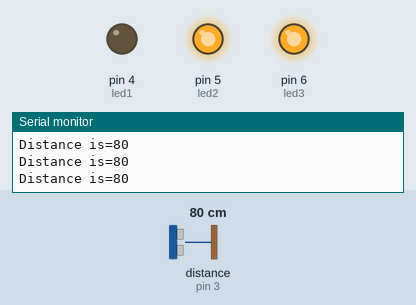
Simulated run of this sketch. Board: Arduino Uno, built with avr-gcc and run on an emulated ATmega328P. Parts: output pins drawn as LEDs (lit = HIGH), the last lines printed to the serial monitor. Wiring (inferred from the names in the program): ultrasonic range finder: trigger pin 2; echo pin 3. Inputs (shaded band) come from the test bench; at power-on: distance to the obstacle (sensor on pin 3) 80 cm. The echo pulse lasts 58.3 µs per cm; pins used as bus, display or sensor lines are not drawn.

Above: at 1.2 s.
1.3 s: distance to the obstacle (sensor on pin 3) set to 2 cm
At 2.5 s:
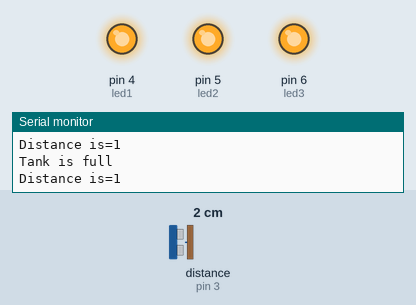
2.8 s: distance to the obstacle (sensor on pin 3) set to 120 cm
At 3.2 s:
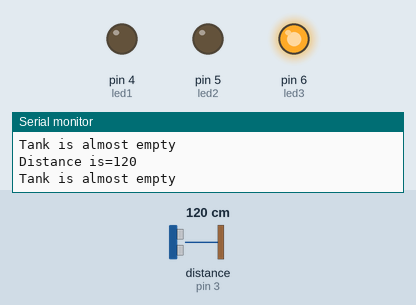
4.3 s: distance to the obstacle (sensor on pin 3) set to 4 cm
At 5.2 s:
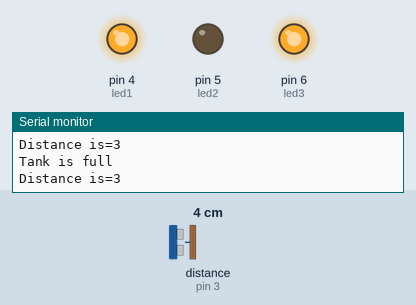
5.8 s: distance to the obstacle (sensor on pin 3) set to 299 cm
At 6.2 s:
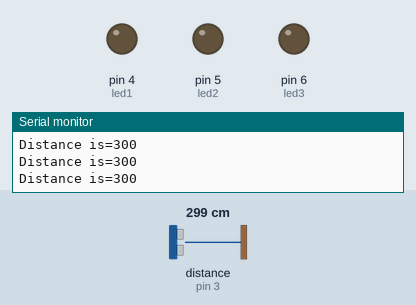
7.3 s: distance to the obstacle (sensor on pin 3) set to 295 cm
At 8.4 s:
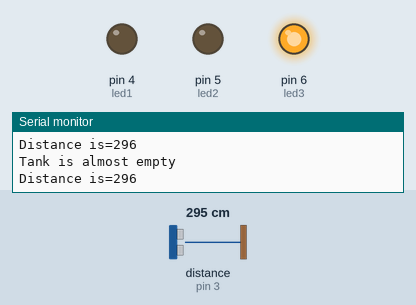
Timing chart, 0 to 10.3 s (numbered marks = the images above; inputs shaded):
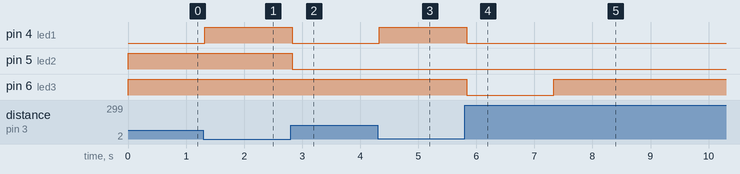

Measured:
- the behaviour switches between 299 and 298 cm on distance to the obstacle (sensor on pin 3) (found by bisection; images 4 and 5)
- after the input at 1.3 s, pin 4 (led1): LOW → HIGH at once
- after the input at 2.8 s, pin 4 (led1), pin 5 (led2): HIGH → LOW at once
- after the input at 4.3 s, pin 4 (led1): LOW → HIGH at once
- after the input at 5.8 s, pin 4 (led1), pin 6 (led3): HIGH → LOW at once
- after the input at 7.3 s, pin 6 (led3): LOW → HIGH at once

The sketch:

water_level_indicator_using_ultrasonic.ino
```cpp
int trig=2;
int echo=3;
int led1=4;
int led2=5;
int led3=6;
long distance;
long samay;

void setup()
{
  pinMode(echo,INPUT);
  pinMode(trig,OUTPUT);
  pinMode(led1,OUTPUT);
  pinMode(led2,OUTPUT);
  pinMode(led3,OUTPUT);
  Serial.begin(9600);

}

void loop()
{
  digitalWrite(trig,LOW);
  delayMicroseconds(2);
  digitalWrite(trig,HIGH);
  delayMicroseconds(10);
  digitalWrite(trig,LOW);
  delayMicroseconds(2);
  samay=pulseIn(echo,HIGH);
  distance=samay/29/2;
  Serial.print("Distance is=");
  Serial.println(distance);
  if(distance<10)
  {
    digitalWrite(led1,HIGH);
    digitalWrite(led1,HIGH);
    digitalWrite(led1,HIGH);
    Serial.println("Tank is full");
   }
   else if(distance<100 && distance>10)
   {
    digitalWrite(led1,LOW);
    digitalWrite(led2,HIGH);
    digitalWrite(led3,HIGH);
   }
   else if(distance>100 && distance<300)
   {
    digitalWrite(led1,LOW);
    digitalWrite(led2,LOW);
    digitalWrite(led3,HIGH);
    Serial.println("Tank is almost empty");
   }
   else
   {
    digitalWrite(led1,LOW);
    digitalWrite(led2,LOW);
    digitalWrite(led3,LOW);
   }
}
```
